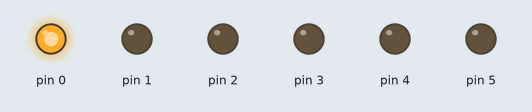
Simulated run of this sketch. Board: Arduino Uno, built with avr-gcc and run on an emulated ATmega328P. Shown: output pins drawn as LEDs (lit = HIGH).

Above: at 0.3 s.
At 1.5 s:
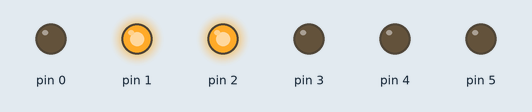
At 2.1 s:
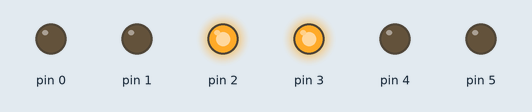
At 2.7 s:
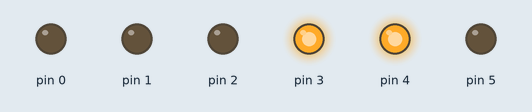
At 4.5 s:
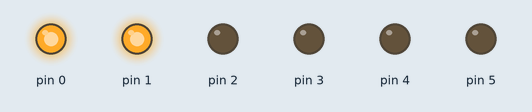
At 6.9 s:
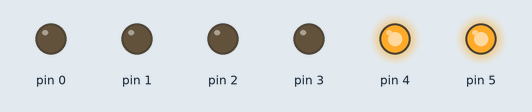
Timing chart, 0 to 8.3 s (numbered marks = the images above):
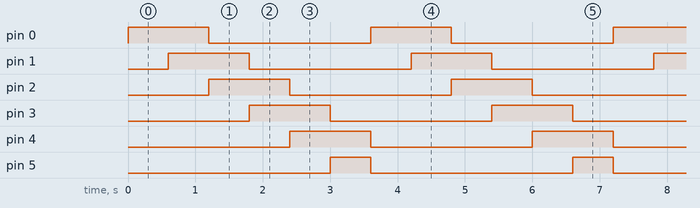

Measured:
- by itself, pin 0–4: alternates HIGH for 1.2 s and LOW for 2.4 s
- by itself, pin 5: alternates HIGH for 0.60 s and LOW for 3.0 s
- by itself, everything shown: repeats every 3.6 s, in 7 steps

The sketch:

snake_byte.ino
```cpp
/******************
*Name             : Richie Ilot
*Student Number   : 470819
*Description      : Snake Byte in 7 segment display
                  with port manipulation and shift bit
*Date of Creation : 30/11/2019
*******************/

void setup(){
  DDRD = B111111; //sets pin 0-5 (A-F) to OUTPUT
}

void loop(){
  int LED;

  PORTD = B000001; //pin 0 is HIGH
  delay(600);
  PORTD = B000011; //pin 0-1 is HIGH

  for(LED = 0; LED < 5; LED++){ //loops the shift bit until 5th process
    delay(600);
    PORTD = PORTD << 1;

  }
}
```
